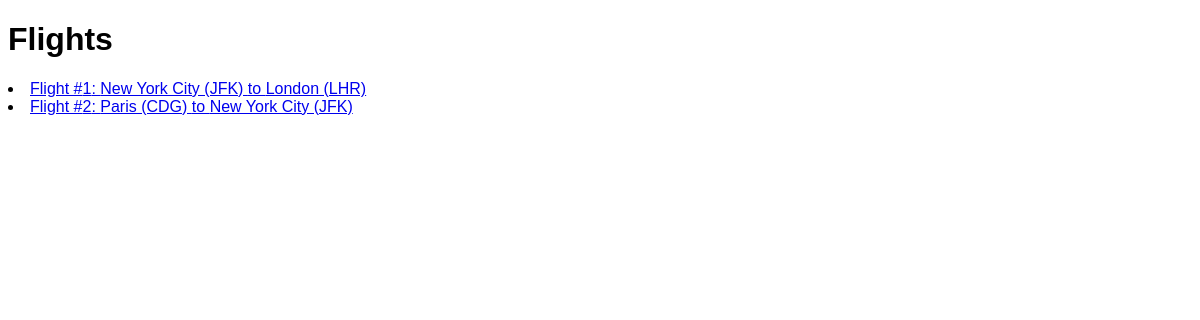
Before: / with the older database file.
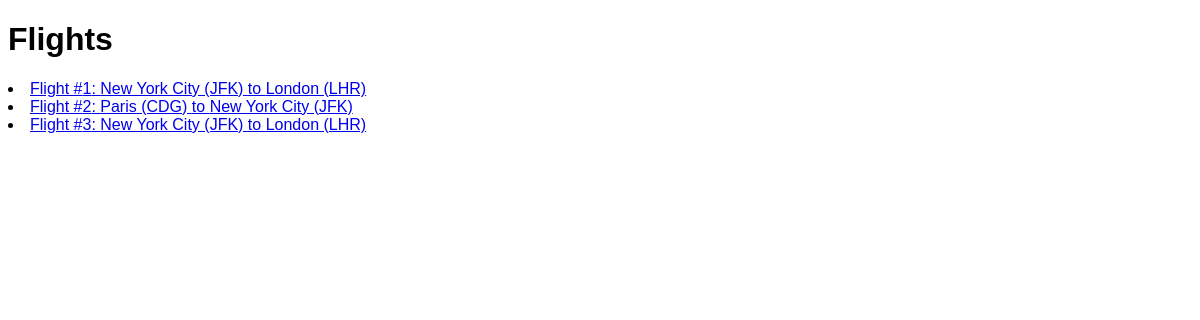
After: the same page with the newer database file.
### flights/models.py (models this page shows, shortened)
class Flight(models.Model):
    origin = models.ForeignKey(Airport, on_delete=models.CASCADE, related_name="departures")
    destination = models.ForeignKey(Airport, on_delete=models.CASCADE, related_name="arrivals")
    duration = models.IntegerField()

class Airport(models.Model):
    code = models.CharField(max_length=3)
    city = models.CharField(max_length=64)
    def __str__(self):
        return f"{self.city} ({self.code})"

### flights/views.py (the view)
# urls.py: path("", views.index, name="index"),
def index(request):
    context = {
        "flights": Flight.objects.all()
    }
    return render(request, "flights/index.html", context)

### flights/templates/flights/index.html (shortened to what this page needs)
{% extends "flights/base.html" %}
{% block body %}
    <h1>Flights</h1>
    {% for flight in flights %}
        <li>
            <a href="{% url 'flight' flight.id %}">
                Flight #{{ flight.id }}: {{ flight.origin }} to {{ flight.destination }}
            </a>
        </li>
    {% endfor %}
{% endblock %}

### flights/templates/flights/base.html (shortened to what this page needs)
{% load static %}
<!DOCTYPE html>
<html>
    <head>
        <link rel="stylesheet" href="{% static 'flights/styles.css' %}"/>
    </head>
    <body>
        {% block body %}
        {% endblock %}
    </body>
</html>

### flights/static/flights/styles.css (style rules this page uses)
body { font-family: sans-serif; }

Changed rows visible on the page:
added Flight: id "3", origin "New York City (JFK)", destination "London (LHR)"
